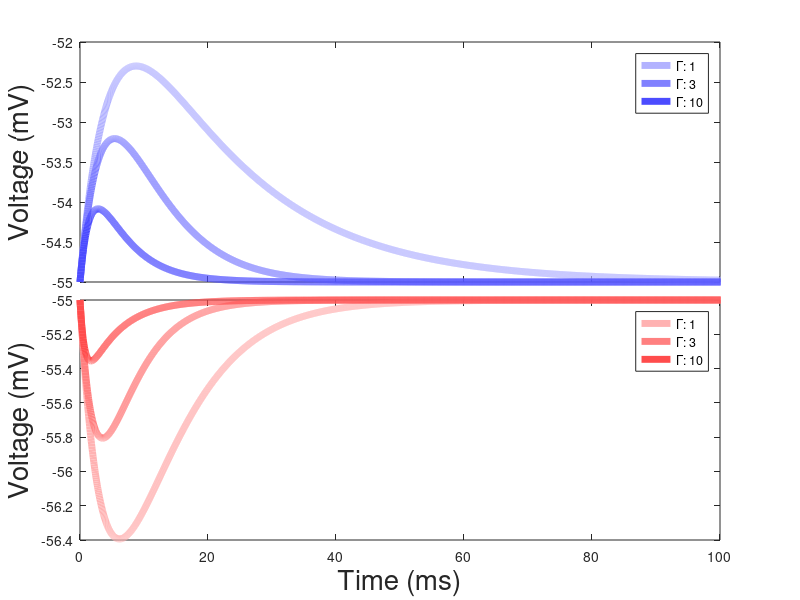

MATLAB code to generate this figure: (Note: this script raises an error after producing the figure.)
%% Time Parameters
dt      = 0.05;
tEND    = 1e3;
t       = 0:dt:tEND;
T       = length(t);

%% Neuron Parameters

%Neuron properties
E_L     = [-65 -67];    %rev potential: leak (mV)
g_L     = [182/18 119/8];     %leak conductance (nS)
C       = [182 119];    %capacitance (pF)
V_th    = [-45 -47];    %spike threshold (mV)
V_reset = [-55 -55];    %reset potential (mV)
t_ref   = 0.5;    %refractory period (ms)

%Synaptic Properties
E_e     = 0;      %rev potential: E (mV)
E_i     = -80;    %rev potential: I (mV)
tau_s   = 5;      %synaptic decay timescale (1/ms)

%Adaptation Properties (No adaptation)
E_w     = -70;    %rev potential: adaptation (mV)
b_w     = 0.01;   %adaptation decay timescale (1/ms)
b       = 0;    %adaptation activation rate (1/ms)
delta_T = 0;     %subthreshold adaptation steepness
w_r     = 0.1;     %adaptation at rest (0-1)
gwnorm  = 0;       %magnitude of adaptation


%% Normalized Paramets

v_inf = [-55 -55];      %Input Voltage from Population
tau   = C./g_L;         %Cell tau
w     = [0.1;0.3;1;3;10]; %Weight of incoming signal
W     = transpose(logspace(-1,1.5,25));
G     = [1,3,10];              %Background tau

N     = length(w);
NN    = length(W);

%% Allocated Arrays

vE = zeros(N,T,length(G));
vI = zeros(N,T,length(G));

VE = v_inf(1).*ones(NN,T,length(G));
VI = v_inf(2).*ones(NN,T,length(G));

vE(:,1,:) = v_inf(1).*ones(N,1,length(G));
vI(:,1,:) = v_inf(2).*ones(N,1,length(G));

VE(:,1,:) = v_inf(1).*ones(NN,1,length(G));
VI(:,1,:) = v_inf(2).*ones(NN,1,length(G));

s = exp(-t./tau_s);

%% Loop 
for gg = 1:length(G)
for n = 1:T-1
    
    dvE = - vE(:,n,gg) + v_inf(1) - ((w.*s(n))./(g_L(1).*G(gg))).*(vE(:,n,gg) - E_e);
    dvI = - vI(:,n,gg) + v_inf(2) - ((w.*s(n))./(g_L(2).*G(gg))).*(vI(:,n,gg) - E_i);
        
    vE(:,n+1,gg) = vE(:,n,gg) + dvE.*dt.*(G(gg)./tau(1));
    vI(:,n+1,gg) = vI(:,n,gg) + dvI.*dt.*(G(gg)./tau(2));
    
    dVE = - VE(:,n,gg) + v_inf(1) - ((W.*s(n))./(g_L(1).*G(gg))).*(VE(:,n,gg) - E_e);
    dVI = - VI(:,n,gg) + v_inf(2) - ((W.*s(n))./(g_L(2).*G(gg))).*(VI(:,n,gg) - E_i);
        
    VE(:,n+1,gg) = VE(:,n,gg) + dVE.*dt.*(G(gg)./tau(1));
    VI(:,n+1,gg) = VI(:,n,gg) + dVI.*dt.*(G(gg)./tau(2));
    
end
end

%%
figure
pos = [0.1,0.53,0.8,0.4];
subplot('position',pos)
plot(t,vE(4,:,1),'Color',[0.7 0.7 1],'linewidth',5)
hold on
plot(t,vE(4,:,2),'Color',[0.5 0.5 1],'linewidth',5)
hold on
plot(t,vE(4,:,3),'Color',[0.3 0.3 1],'linewidth',5)
xlim([0 100])
ylabel('Voltage (mV)','FontSize',20)

legend('\Gamma: 1','\Gamma: 3','\Gamma: 10')

set(gca,'XTickLabel',[])
pos = [0.1,0.1,0.8,0.4];
subplot('position',pos)
plot(t,vI(4,:,1),'Color',[1 0.7 0.7],'linewidth',5)
hold on
plot(t,vI(4,:,2),'Color',[1 0.5 0.5],'linewidth',5)
hold on
plot(t,vI(4,:,3),'Color',[1 0.3 0.3],'linewidth',5)
xlim([0 100])
xlabel('Time (ms)','FontSize',20);ylabel('Voltage (mV)','FontSize',20)

legend('\Gamma: 1','\Gamma: 3','\Gamma: 10')

NiceSave('Example_EPSP_IPSP_w_3','/Users/jonathangornet/Documents/GitHub/SOSpikingModel/Figures',[])

%%

for gg = 1:length(G)
    
figure
subplot(2,1,1)
plot(t,vE(1,:,gg),'Color',[0.7 0.7 1],'linewidth',2)
hold on
plot(t,vE(2,:,gg),'Color',[0.5 0.5 1],'linewidth',2)
hold on
plot(t,vE(3,:,gg),'Color',[0.3 0.3 1],'linewidth',2)
hold on
plot(t,vE(4,:,gg),'Color',[0 0 1],'linewidth',2)
hold on
plot(t,vE(5,:,gg),'Color',[0 0 0.5],'linewidth',2)
xlim([0 100])
xlabel('Time (ms)','fontsize',20);ylabel('Voltage (mV)','fontsize',20);title('EPSP','fontsize',20)
legend(["0.1 nS","0.3 nS","1 nS","3 nS","10 nS"])

subplot(2,1,2)
plot(t,vI(1,:,gg),'Color',[1 0.7 0.7],'linewidth',2)
hold on
plot(t,vI(2,:,gg),'Color',[1 0.5 0.5],'linewidth',2)
hold on
plot(t,vI(3,:,gg),'Color',[1 0.3 0.3],'linewidth',2)
hold on
plot(t,vI(4,:,gg),'Color',[1 0 0],'linewidth',2)
hold on
plot(t,vI(5,:,gg),'Color',[0.5 0 0],'linewidth',2)
xlim([0 100])
xlabel('Time (ms)','fontsize',20);ylabel('Voltage (mV)','fontsize',20);title('EPSP','fontsize',20)
legend(["0.1 nS","0.3 nS","1 nS","3 nS","10 nS"])
NiceSave(['Example_EPSP_IPSP_G_' char(num2str(G(gg)))],'/Users/jonathangornet/Documents/GitHub/SOSpikingModel/Figures',[])

end

%%
figure
subplot(2,1,1)
plot(t,vE(3,:,1),'Color',[0.7 0.7 1],'linewidth',2)
hold on
plot(t,vE(3,:,2),'Color',[0.3 0.3 1],'linewidth',2)
hold on
plot(t,vE(3,:,3),'Color',[0 0 0.5],'linewidth',2)
xlim([0 100])
xlabel('Time (ms)','fontsize',20);ylabel('Voltage (mV)','fontsize',20);title('EPSP','fontsize',20)
legend(["\Gamma 1","\Gamma 3","\Gamma 10"])

subplot(2,1,2)
plot(t,vI(3,:,1),'Color',[1 0.7 0.7],'linewidth',2)
hold on
plot(t,vI(3,:,2),'Color',[1 0.3 0.3],'linewidth',2)
hold on
plot(t,vI(3,:,3),'Color',[0.5 0 0],'linewidth',2)
xlim([0 100])
xlabel('Time (ms)','fontsize',20);ylabel('Voltage (mV)','fontsize',20);title('EPSP','fontsize',20)
legend(["\Gamma 1","\Gamma 3","\Gamma 10"])
NiceSave(['Example_EPSP_IPSP_Gamma'],'/Users/jonathangornet/Documents/GitHub/SOSpikingModel/Figures',[])

%%
VEmax = zeros(N,length(G));
VImin = zeros(NN,length(G));

for gg = 1:length(G)
for ii = 1:NN
    
    VEmax(ii,gg) = max(VE(ii,:,gg)) - v_inf(1);
    VImin(ii,gg) = min(VI(ii,:,gg)) - v_inf(2);
        
end
end

%%
figure
subplot(2,1,1)
plot(log10(W),log10(VEmax(:,1)),'.-','Color',[0.7 0.7 1],'linewidth',2,'markersize',25)
hold on
plot(log10(W),log10(VEmax(:,2)),'.-','Color',[0.3 0.3 1],'linewidth',2,'markersize',25)
hold on
plot(log10(W),log10(VEmax(:,3)),'.-','Color',[0 0 0.5],'linewidth',2,'markersize',25)
LogScale('xy',10)
xlabel('Weight (nS)','fontsize',20);ylabel('Voltage mV','fontsize',20);title('EPSP','fontsize',20)
legend('G: 1','G: 3','G: 10','Location','northwest')
subplot(2,1,2)
plot(log10(W),log10(VImin(:,1)),'.-','Color',[1 0.7 0.7],'linewidth',2,'markersize',25)
hold on
plot(log10(W),log10(VImin(:,2)),'.-','Color',[1 0.3 0.3],'linewidth',2,'markersize',25)
hold on
plot(log10(W),log10(VImin(:,3)),'.-','Color',[0.5 0 0],'linewidth',2,'markersize',25)
legend('G: 1','G: 3','G: 10','Location','southwest')
LogScale('xy',10)
xlabel('Weight (nS)','fontsize',20);ylabel('Voltage mV','fontsize',20);title('IPSP','fontsize',20)

NiceSave('EPSP_IPSP','/Users/jonathangornet/Documents/GitHub/SOSpikingModel/Figures',[])
